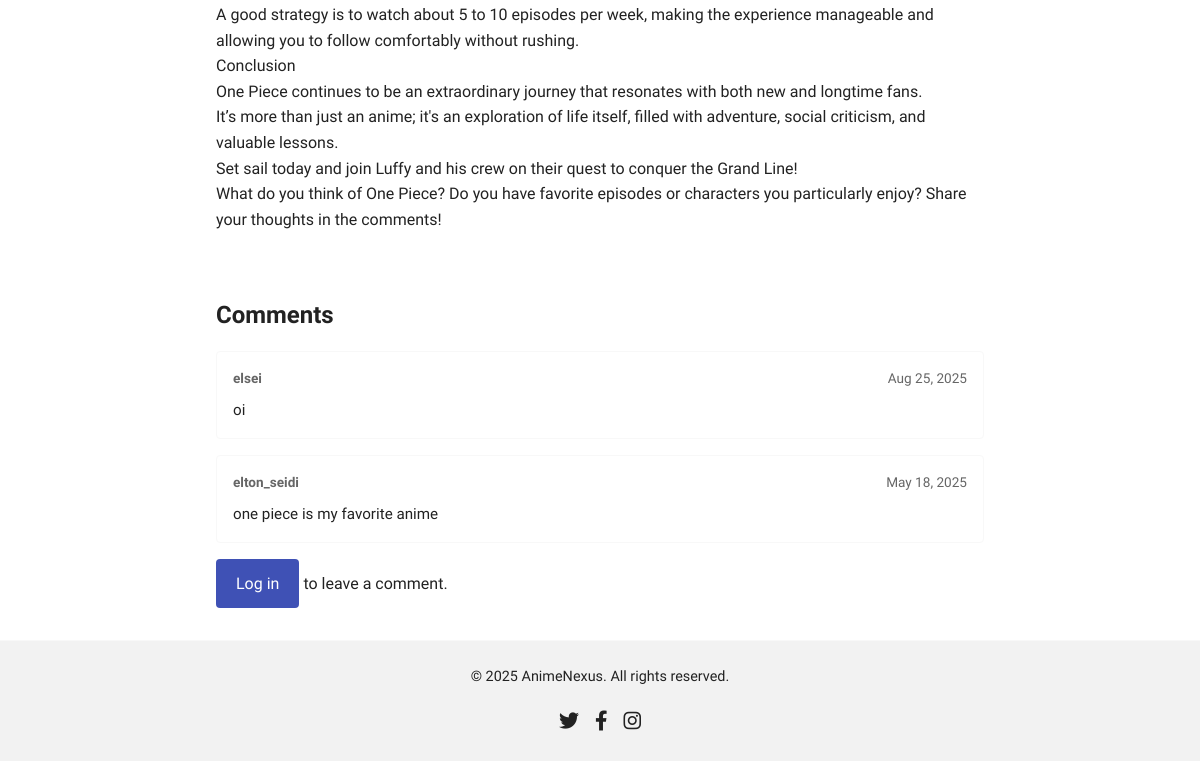
Before: /post/167/ (lower part) with the older database file.
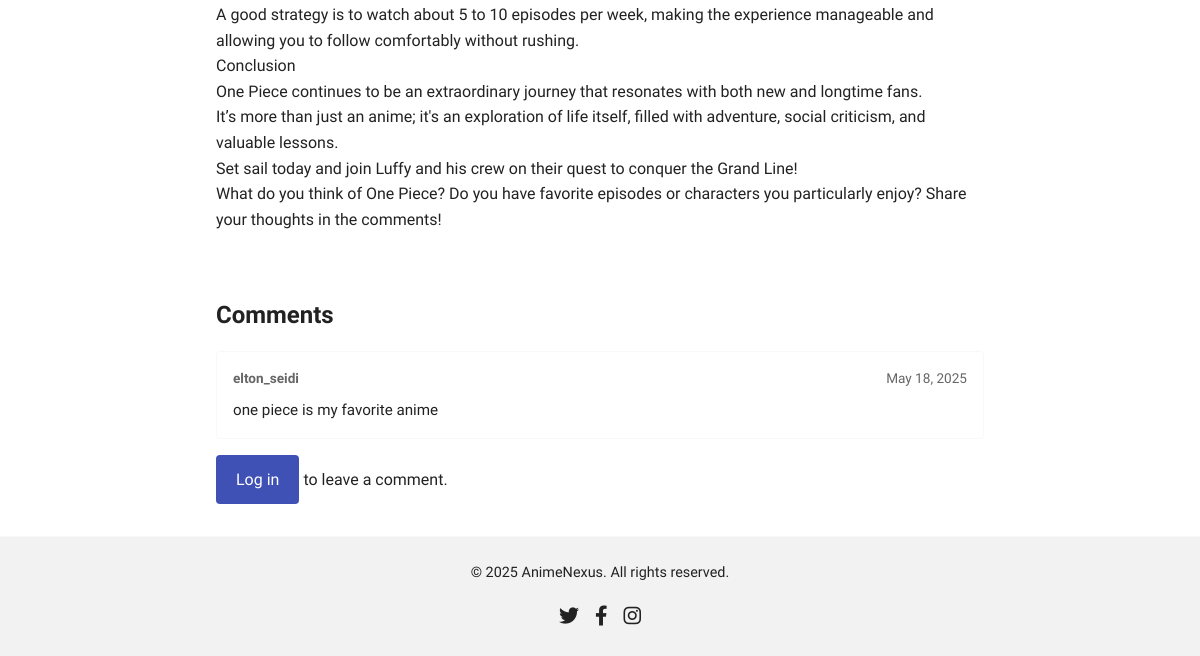
After: the same page with the newer database file.
### blog/models.py (models this page shows, shortened)
class Post(models.Model):
    title = models.CharField(max_length=200, help_text="Title of the post.")
    content = models.TextField(help_text="Content of the post.")
    cover_image = models.ImageField(
        upload_to="covers/",
        blank=True,
        null=True,
        storage=MediaCloudinaryStorage(),
        help_text="Optional cover image."
    )
    created_at = models.DateTimeField(
        auto_now_add=True, help_text="Timestamp when the post was created."
    )
    updated_at = models.DateTimeField(
        auto_now=True, help_text="Timestamp when the post was last updated."
    )
    published_at = models.DateTimeField(
        null=True,
        blank=True,
        help_text="If set, indicates when the post was published."
    )
    author = models.ForeignKey(
        settings.AUTH_USER_MODEL,
        on_delete=models.CASCADE,
        related_name="authored_posts",
        help_text="Author of the post."
    )
    category = models.ForeignKey(
        Category,
        on_delete=models.SET_NULL,
        null=True,
        blank=True,
        related_name="posts",
        help_text="Optional category for this post."
    )
    featured = models.BooleanField(
        default=False,
        help_text="Mark post as featured to pin on top."
    )
    class Meta:
        ordering = ["-featured", "-created_at"]
        indexes = [
            models.Index(fields=["-created_at"]),
            models.Index(fields=["featured"]),
        ]

class Comment(models.Model):
    post = models.ForeignKey(
        Post,
        on_delete=models.CASCADE,
        related_name="comments",
        help_text="Post that this comment belongs to."
    )
    user = models.ForeignKey(
        settings.AUTH_USER_MODEL,
        on_delete=models.CASCADE,
        related_name="comments",
        help_text="User who wrote the comment."
    )
    body = models.TextField(help_text="Text content of the comment.")
    approved = models.BooleanField(
        default=False,
        help_text="Whether the comment is approved for public display."
    )
    created_at = models.DateTimeField(
        default=timezone.now,
        help_text="Timestamp when the comment was created."
    )
    updated_at = models.DateTimeField(
        auto_now=True,
        help_text="Timestamp when the comment was last updated."
    )
    class Meta:
        verbose_name = "comment"
        verbose_name_plural = "comments"
        ordering = ["-created_at"]
        indexes = [
            models.Index(fields=["created_at"]),
        ]

### blog/views.py (the view)
# urls.py: path("post/<int:post_id>/", views.post_detail, name="post_detail"),
def post_detail(request, post_id):
    post = get_object_or_404(
        Post.objects.select_related("author", "category"),
        id=post_id,
    )
    approved_comments = post.comments.filter(
        approved=True
    ).order_by("-created_at")
    if request.method == "POST":
        if not request.user.is_authenticated:
            return redirect_to_login(request.get_full_path())
        form = CommentForm(request.POST)
        if form.is_valid():
            comment = form.save(commit=False)
            comment.post = post
            comment.user = request.user
            comment.approved = False
            comment.save()
            messages.info(
                request,
                "Your comment has been submitted and is awaiting approval."
            )
            return redirect(reverse("post_detail", args=[post.id]))
        else:
            messages.error(
                request, "Unable to submit your comment. Please try again."
            )
    else:
        form = CommentForm()
    return render(
        request,
        "blog/post_detail.html",
        {
            "post": post,
            "comments": approved_comments,
            "form": form,
        },
    )

### blog/context_processors.py (called while the page is built)
def _get_all_categories():
    cats = cache.get("all_categories")
    if cats is None:
        cats = list(Category.objects.order_by("name"))
        cache.set("all_categories", cats, 300)
    return cats

def categories(request):
    cats = _get_all_categories()
    return {"categories": cats, "all_categories": cats}

### blog/templates/blog/post_detail.html (shortened to what this page needs)
{% extends "blog/base.html" %}
{% load static %}
{% block content %}
  <article class="post-detail">
    <div class="post-detail__content">
      {{ post.content|linebreaks }}
    </div>
  </article>
  <section class="comments-section">
    <h2 class="comments-section__title">Comments</h2>
    {% if comments %}
      <ul class="comments-list">
        {% for comment in comments %}
          <li class="comment-item">
            <div class="comment-header">
              <strong>{{ comment.user.username }}</strong>
              <time datetime="{{ comment.created_at|date:'Y-m-d' }}">{{ comment.created_at|date:"M d, Y" }}</time>
            </div>
            <div class="comment-body">
              {{ comment.body|linebreaks }}
            </div>
          </li>
        {% endfor %}
      </ul>
    {% else %}
      <p>No comments yet.</p>
    {% endif %}
    {% if user.is_authenticated %}
      <div class="add-comment">
        <h3>Add a Comment</h3>
        <form method="post" class="comment-form">
          {% csrf_token %}
          {{ form.non_field_errors }}
          <div class="form-group">
            {{ form.body.label_tag }}
            {{ form.body }}
            {{ form.body.errors }}
          </div>
          <div class="form-actions">
            <button type="submit" class="btn btn-primary">Submit Comment</button>
          </div>
        </form>
      </div>
    {% else %}
      <p><a href="{% url 'login' %}?next={{ request.path }}" class="btn btn-link">Log in</a> to leave a comment.</p>
    {% endif %}
  </section>
{% endblock %}

### blog/templates/blog/base.html (shortened to what this page needs)
{% load static %}
<!DOCTYPE html>
<html lang="en">
<head>
  <link rel="stylesheet" href="{% static 'css/style.css' %}">
  <link
    rel="stylesheet"
    href="https://cdnjs.cloudflare.com/ajax/libs/font-awesome/6.4.0/css/all.min.css"
  >
</head>
<body data-theme="light">
  <main class="container" id="post-list">
    {% block content %}{% endblock %}
  </main>
  <footer class="site-footer">
    <div class="footer-inner container">
      <p>&copy; {% now "Y" %} AnimeNexus. All rights reserved.</p>
      <ul class="social-list">
        <li>
          <a href="https://twitter.com/your_profile" target="_blank" rel="noopener" aria-label="Twitter">
            <i class="fab fa-twitter"></i>
          </a>
        </li>
        <li>
          <a href="https://facebook.com/your_profile" target="_blank" rel="noopener" aria-label="Facebook">
            <i class="fab fa-facebook-f"></i>
          </a>
        </li>
        <li>
          <a href="https://instagram.com/your_profile" target="_blank" rel="noopener" aria-label="Instagram">
            <i class="fab fa-instagram"></i>
          </a>
        </li>
      </ul>
    </div>
  </footer>
</body>
</html>

### blog/static/css/style.css (style rules this page uses)
:root { --color-bg: #fff; --color-text: #222; --color-header-bg: #f8f8f8; --color-footer-bg: #f2f2f2; --color-card-bg: #fff; --color-primary: #3f51b5; --color-primary-hover: #303f9f; --color-accent: #ff5722; --color-accent-hover: #e64a19; --font-body: 'Open Sans', sans-serif; --font-heading: 'Montserrat', sans-serif; --line-height: 1.6; --btn-padding: 0.75rem 1.25rem; --btn-radius: 4px; --transition-fast: 0.2s ease-in-out; }
*, *::before, *::after { box-sizing: border-box; margin: 0; padding: 0; }
html { font-size: 100%; }
body { background-color: var(--color-bg); color: var(--color-text); font-family: var(--font-body); line-height: var(--line-height); transition: background-color var(--transition-fast), color var(--transition-fast); }
a { color: var(--color-primary); text-decoration: none; transition: color var(--transition-fast); }
h1, h2, h3, h4, h5, h6 { font-family: var(--font-heading); margin-bottom: 0.5em; color: var(--color-text); }
ul, ol { list-style: none; }
.container { max-width: 1200px; margin: 0 auto; padding: 0 1rem; }
.btn { display: inline-block; padding: var(--btn-padding); background-color: var(--color-primary); color: #fff; border-radius: var(--btn-radius); text-align: center; cursor: pointer; transition: background-color var(--transition-fast); }
.post-detail { padding: 6rem 1rem 2rem; max-width: 800px; margin: 0 auto; }
.post-detail__content { line-height:var(--line-height); }
.comments-section { margin: 2rem auto; max-width: 800px; padding: 0 1rem; }
.comments-section__title { font-size: 1.5rem; margin-bottom: 1rem; }
.comments-list { list-style: none; padding: 0; }
.comment-item { background-color: var(--color-card-bg); border: 1px solid var(--color-header-bg); border-radius: var(--btn-radius); padding: 1rem; margin-bottom: 1rem; transition: background-color var(--transition-fast), border-color var(--transition-fast); }
.comment-header { display: flex; align-items: center; justify-content: space-between; font-size: 0.85rem; color: #666; margin-bottom: 0.5rem; }
.comment-body { font-size: 0.95rem; color: var(--color-text); }
.site-footer { background-color: var(--color-footer-bg); color: var(--color-text); padding: 1.5rem 1rem; text-align: center; border-top: 1px solid var(--color-header-bg); transition: background-color var(--transition-fast), color var(--transition-fast); }
.site-footer .footer-inner { display: flex; flex-direction: column; align-items: center; gap: 1rem; }
.site-footer p { margin: 0; font-size: 0.9rem; }
.social-list { display: flex; gap: 1rem; }
.social-list a { font-size: 1.25rem; color: var(--color-text); transition: color var(--transition-fast); }

Changed rows visible on the page:
removed Comment: user.username "elsei", created_at "Aug 25, 2025", body "oi"
